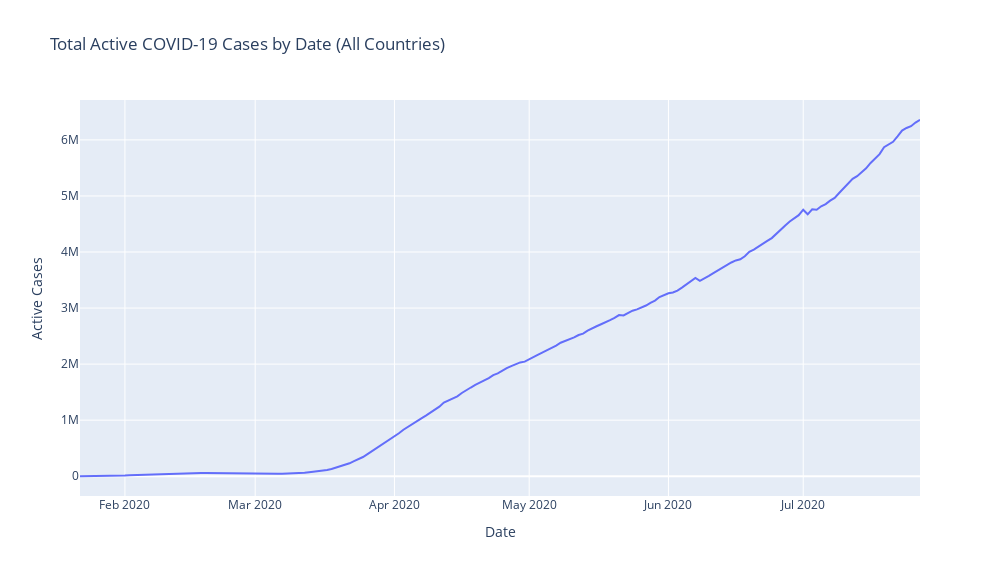

Notebook source saved alongside this figure:
### Code cell
fig=px.line(data_frame=total_activecases_in_countries_by_date,x=total_activecases_in_countries_by_date.index,y=total_activecases_in_countries_by_date["sum"],width=1000,height=576,
            title="Total Active COVID-19 Cases by Date (All Countries)")
fig.update_layout(
    yaxis_title="Active Cases"
)
fig.show()

### Figure 1 — Plotly figure (JSON) as saved in the notebook; plotly's stock layout.template omitted (floating-point values rounded to 4 significant figures; data arrays with more than 128 entries replaced by an {"elided": "..."} marker saying what was removed)
{"data": [{"hovertemplate": "Date=%{x}<br>sum=%{y}<extra></extra>", "legendgroup": "", "line": {"color": "#636efa", "dash": "solid"}, "marker": {"symbol": "circle"}, "mode": "lines", "name": "", "orientation": "v", "showlegend": false, "type": "scatter", "x": {"elided": "188 str values"}, "xaxis": "x", "y": {"elided": "188 int values"}, "yaxis": "y"}], "layout": {"height": 576, "legend": {"tracegroupgap": 0}, "title": {"text": "Total Active COVID-19 Cases by Date (All Countries)"}, "width": 1000, "xaxis": {"anchor": "y", "autorange": true, "domain": [0, 1], "range": ["2020-01-22", "2020-07-27"], "title": {"text": "Date"}, "type": "date"}, "yaxis": {"anchor": "x", "autorange": true, "domain": [0, 1], "range": [-352700.0, 6711576], "title": {"text": "Active Cases"}, "type": "linear"}}}
